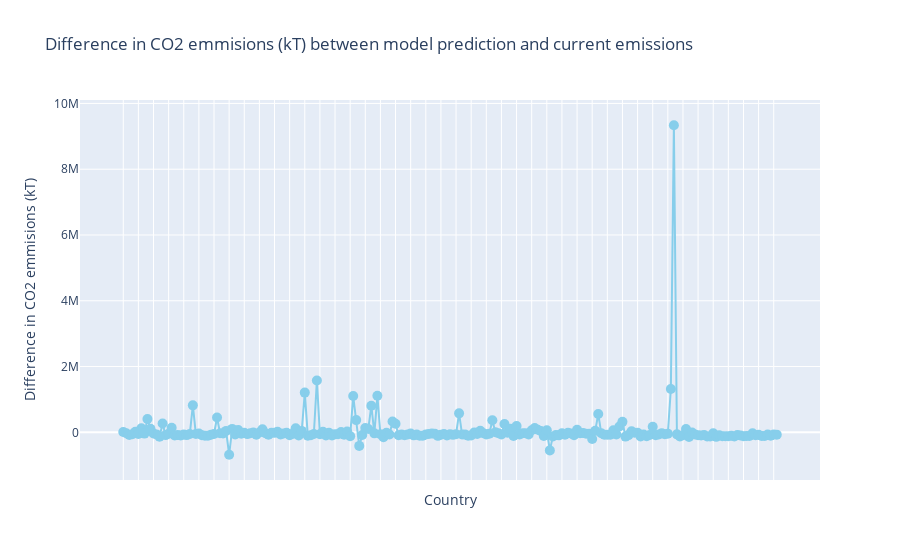

The code cell stored with this chart in its notebook:
### Code cell
x = delta_y.index
y = y_pred-df['CO2 emissions (kt)']
names = delta_y.index


fig = go.Figure()

fig.add_trace(go.Scatter(
    x=x, y=y,
    mode='lines+markers',
    marker=dict(size=10, color='skyblue'),
    text=names,
    hoverinfo='text',
    name='Prediction'
))

fig.update_layout(
    title='Difference in CO2 emmisions (kT) between model prediction and current emissions',
    xaxis=dict(
        title='',
        showticklabels=False  # Ocultar etiquetas del eje x
    ),
    xaxis_title='Country',
    yaxis_title='Difference in CO2 emmisions (kT)',
)
fig.write_html("Difference in CO2 emmisions.html")

# Mostrar el gráfico
fig.show()

### Figure 1 — Plotly figure (JSON) as saved in the notebook; plotly's stock layout.template omitted (floating-point values rounded to 4 significant figures; data arrays with more than 128 entries replaced by an {"elided": "..."} marker saying what was removed)
{"data": [{"hoverinfo": "text", "marker": {"color": "skyblue", "size": 10}, "mode": "lines+markers", "name": "Prediction", "text": {"elided": "217 str values"}, "type": "scatter", "x": {"elided": "217 str values"}, "y": {"elided": "217 float values"}}], "layout": {"title": {"text": "Difference in CO2 emmisions (kT) between model prediction and current emissions"}, "xaxis": {"showticklabels": false, "title": {"text": "Country"}}, "yaxis": {"title": {"text": "Difference in CO2 emmisions (kT)"}}}}
